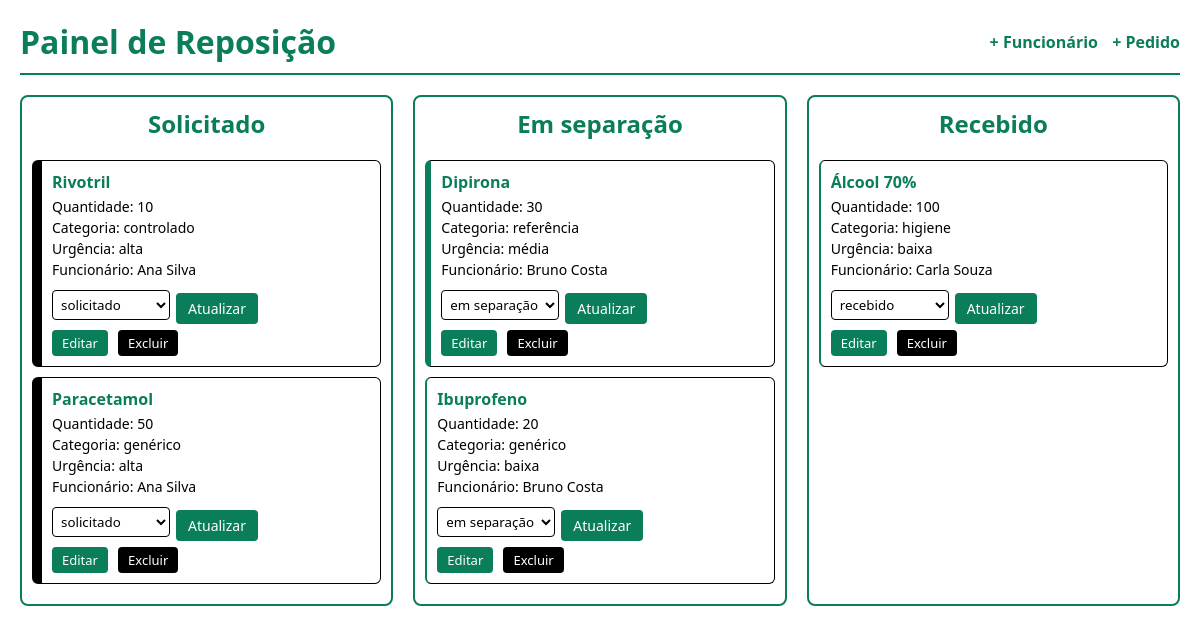
The page / on the database its author committed.
### tables this page shows
CREATE TABLE pedido (
    id INT AUTO_INCREMENT PRIMARY KEY,
    funcionario_id INT NOT NULL,
    medicamento VARCHAR(100) NOT NULL,
    quantidade INT NOT NULL CHECK (quantidade > 0),
    categoria ENUM('genérico','referência','controlado','higiene') NOT NULL,
    urgencia ENUM('baixa','média','alta') NOT NULL DEFAULT 'baixa',
    data_solicitacao DATETIME NOT NULL DEFAULT CURRENT_TIMESTAMP,
    status ENUM('solicitado','em separação','recebido') NOT NULL DEFAULT 'solicitado',
    FOREIGN KEY (funcionario_id) REFERENCES funcionario(id) ON DELETE CASCADE
);

CREATE TABLE funcionario (
    id INT AUTO_INCREMENT PRIMARY KEY,
    nome VARCHAR(100) NOT NULL,
    email VARCHAR(100) NOT NULL UNIQUE
);

### index.php (the view, shortened to what this page needs)
<?php
require __DIR__ . '/Infra/conexao.php';
$consulta = "SELECT p.*, f.nome AS funcionario
             FROM pedido p
             JOIN funcionario f ON f.id = p.funcionario_id
             ORDER BY FIELD(p.urgencia,'alta','média','baixa'), p.id DESC";
$pedidos = $conexao->query($consulta)->fetchAll();
$colunas = ['solicitado' => [], 'em separação' => [], 'recebido' => []];
foreach ($pedidos as $p) {
    $colunas[$p['status']][] = $p;
}
?>
<!DOCTYPE html>
<html lang="pt-br">
<head>
<link rel="stylesheet" href="CSS/style.css">
</head>
<body>
<header>
    <h1>Painel de Reposição</h1>
    <nav>
        <a href="JS/cadastro_funcionario.php">+ Funcionário</a>
        <a href="JS/cadastro_pedido.php">+ Pedido</a>
    </nav>
</header>
<div class="painel">
<?php foreach ($colunas as $status => $lista): ?>
    <div class="coluna">
        <h2><?= ucfirst($status) ?></h2>
        <?php foreach ($lista as $p): ?>
            <div class="card urgencia-<?= $p['urgencia'] ?>">
                <strong><?= htmlspecialchars($p['medicamento']) ?></strong>
                <p>Quantidade: <?= $p['quantidade'] ?></p>
                <p>Categoria: <?= htmlspecialchars($p['categoria']) ?></p>
                <p>Urgência: <?= htmlspecialchars($p['urgencia']) ?></p>
                <p>Funcionário: <?= htmlspecialchars($p['funcionario']) ?></p>
                <form action="Public/atualizar.php" method="post" class="linha">
                    <select name="status">
                        <option <?= $p['status']=='solicitado'?'selected':'' ?>>solicitado</option>
                        <option <?= $p['status']=='em separação'?'selected':'' ?>>em separação</option>
                        <option <?= $p['status']=='recebido'?'selected':'' ?>>recebido</option>
                    </select>
                    <button type="submit">Atualizar</button>
                </form>
                <a class="botao" href="Public/editar.php?id=<?= $p['id'] ?>">Editar</a>
                <a class="botao excluir" href="Public/excluir.php?id=<?= $p['id'] ?>"
                   onclick="return confirm('Confirma exclusão?')">Excluir</a>
            </div>
        <?php endforeach; ?>
    </div>
<?php endforeach; ?>
</div>
</body>
</html>

### CSS/style.css (style rules this page uses)
* { font-family: 'Segoe UI', sans-serif; box-sizing: border-box; }
body { background: #FFFFFF; color: #000000; margin: 0; padding: 20px; }
header { display: flex; justify-content: space-between; align-items: center; border-bottom: 2px solid #0A7D5A; padding-bottom: 10px; margin-bottom: 20px; }
header h1 { color: #0A7D5A; margin: 0; }
header nav a { margin-left: 10px; color: #0A7D5A; text-decoration: none; font-weight: bold; }
.painel { display: flex; gap: 20px; }
.coluna { flex: 1; background: #FFFFFF; border: 2px solid #0A7D5A; border-radius: 8px; padding: 10px; min-height: 400px; }
.coluna h2 { color: #0A7D5A; text-align: center; margin-top: 0; }
.card { background: #FFFFFF; color: #000000; border: 1px solid #000000; border-left: 6px solid #0A7D5A; border-radius: 6px; padding: 10px; margin-bottom: 10px; }
.card strong { color: #0A7D5A; display: block; margin-bottom: 4px; }
.card p { margin: 2px 0; font-size: 14px; }
.card.urgencia-alta { border-left: 10px solid #000000; }
.card.urgencia-média { border-left: 6px solid #0A7D5A; }
.card.urgencia-baixa { border-left: 2px solid #0A7D5A; }
form input, form select { padding: 6px; width: 100%; max-width: 320px; border: 1px solid #000000; border-radius: 4px; background: #FFFFFF; color: #000000; font-family: 'Segoe UI', sans-serif; }
button { background: #0A7D5A; color: #FFFFFF; border: none; padding: 6px 12px; border-radius: 4px; cursor: pointer; margin-top: 6px; font-family: 'Segoe UI', sans-serif; font-size: 14px; }
.linha { display: flex; gap: 6px; align-items: center; margin-top: 8px; }
.linha select { width: auto; padding: 4px; }
.botao { display: inline-block; margin-top: 6px; margin-right: 6px; padding: 4px 10px; background: #0A7D5A; color: #FFFFFF; border-radius: 4px; text-decoration: none; font-size: 13px; }
.botao.excluir { background: #000000; color: #FFFFFF; }
a { color: #0A7D5A; }

### rows shown on the page
pedido: medicamento "Rivotril", quantidade "10", categoria "controlado", urgencia "alta", funcionario.nome "Ana Silva", status "solicitado"
pedido: medicamento "Paracetamol", quantidade "50", categoria "genérico", urgencia "alta", funcionario.nome "Ana Silva", status "solicitado"
pedido: medicamento "Dipirona", quantidade "30", categoria "referência", urgencia "média", funcionario.nome "Bruno Costa", status "em separação"
pedido: medicamento "Ibuprofeno", quantidade "20", categoria "genérico", urgencia "baixa", funcionario.nome "Bruno Costa", status "em separação"
pedido: medicamento "Álcool 70%", quantidade "100", categoria "higiene", urgencia "baixa", funcionario.nome "Carla Souza", status "recebido"

### other values the page prints
$status "Solicitado"
$status "Em separação"
$status "Recebido"
